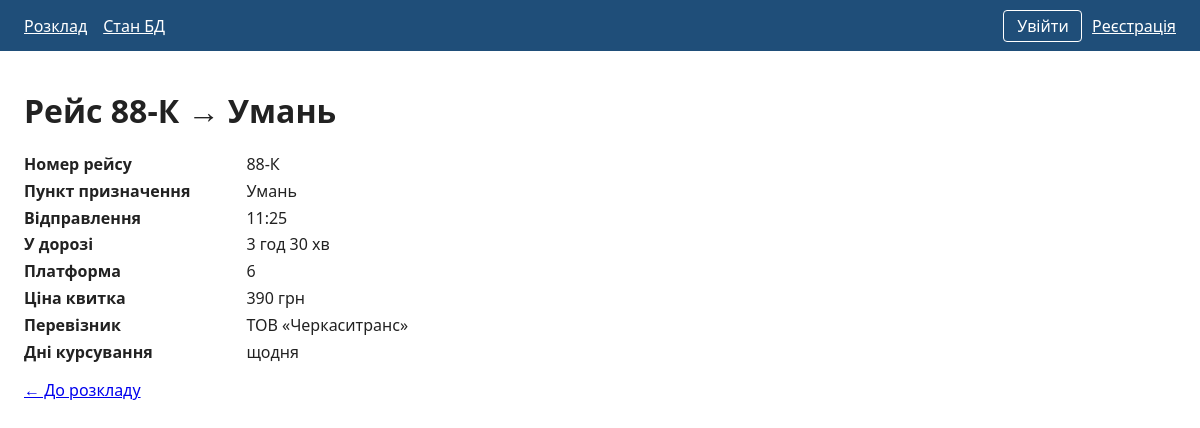
Page /route.php?id=3 on the committed database.
### tables this page shows
CREATE TABLE routes (
    id           INT UNSIGNED      NOT NULL AUTO_INCREMENT,
    number       VARCHAR(10)       NOT NULL COMMENT 'Номер рейсу',
    destination  VARCHAR(100)      NOT NULL COMMENT 'Пункт призначення',
    departure    TIME              NOT NULL COMMENT 'Час відправлення',
    duration_min SMALLINT UNSIGNED NOT NULL COMMENT 'Тривалість поїздки, хв',
    platform     TINYINT UNSIGNED  NOT NULL COMMENT 'Платформа 1–20',
    price        INT UNSIGNED      NOT NULL COMMENT 'Ціна квитка, грн',
    carrier      VARCHAR(100)      NOT NULL COMMENT 'Перевізник',
    days         VARCHAR(50)       NOT NULL COMMENT 'Дні курсування',
    PRIMARY KEY (id),
    KEY idx_routes_departure (departure),
    CONSTRAINT chk_routes_platform CHECK (platform BETWEEN 1 AND 20),
    CONSTRAINT chk_routes_price CHECK (price BETWEEN 1 AND 5000)
);

### src/route.php (the view, shortened to what this page needs)
<?php
require __DIR__ . '/common.php';
$route = null;
$error = null;
$id = filter_var($_GET['id'] ?? null, FILTER_VALIDATE_INT, ['options' => ['min_range' => 1]]);
if ($id === false || $id === null) {
    http_response_code(400);
    $error = 'Некоректний ідентифікатор рейсу.';
} else {
    try {
        $stmt = db()->prepare('SELECT * FROM routes WHERE id = :id');
        $stmt->bindValue(':id', $id, PDO::PARAM_INT);
        $stmt->execute();
        $route = $stmt->fetch() ?: null;
    } catch (PDOException $exception) {
        $error = dbError($exception);
    }
}
?>
<?php if ($error !== null): ?>
    <p class="error" role="alert"><?= e($error) ?></p>
<?php else: ?>
    <dl>
        <dt>Номер рейсу</dt><dd><?= e($route['number']) ?></dd>
        <dt>Пункт призначення</dt><dd><?= e($route['destination']) ?></dd>
        <dt>Відправлення</dt><dd><?= e(substr($route['departure'], 0, 5)) ?></dd>
        <dt>У дорозі</dt><dd><?= e(formatDuration((int) $route['duration_min'])) ?></dd>
        <dt>Платформа</dt><dd><?= (int) $route['platform'] ?></dd>
        <dt>Ціна квитка</dt><dd><?= (int) $route['price'] ?> грн</dd>
        <dt>Перевізник</dt><dd><?= e($route['carrier']) ?></dd>
        <dt>Дні курсування</dt><dd><?= e($route['days']) ?></dd>
    </dl>
<?php endif; ?>
<p><a href="index.php">← До розкладу</a></p>

### src/common.php (style rules this page uses)
body { font-family: system-ui, sans-serif; margin: 0; color: #222; }
dl { display: grid; grid-template-columns: max-content 1fr; gap: 0.3rem 1rem; }
dt { font-weight: bold; }

### rows in the picture
routes: number "88-К", destination "Умань", departure "11:25", duration_min "3 год 30 хв", platform "6", price "390", carrier "ТОВ «Черкаситранс»", days "щодня"

### other values in the picture
$title "Рейс 88-К → Умань"
